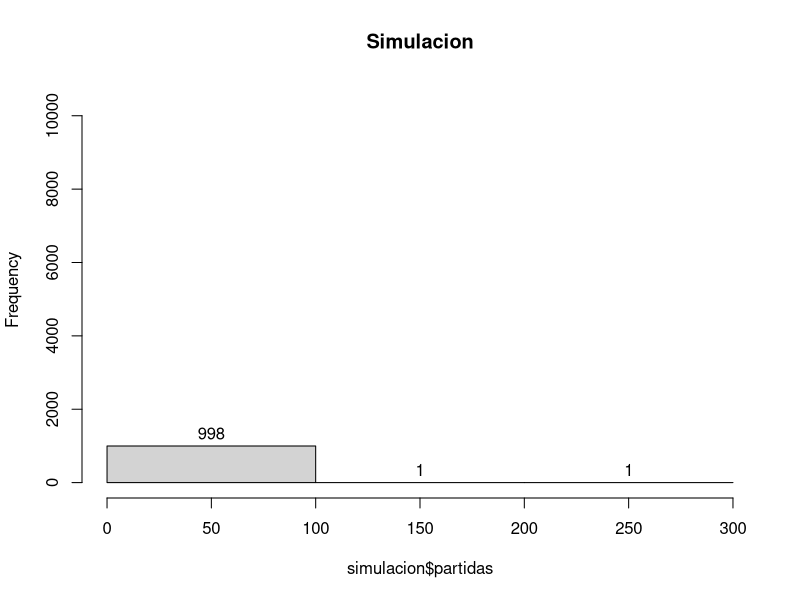

Write R code to recreate this figure.
N<-1000
#simulaciones
xt<- 110
# Dinero Objetivo
simulacion <- data.frame(partidas= integer(0), resultado= integer(0), ganadas=integer(0))



for (i in 1:N){
x0<-100 #dinero inicial
apu<-17 # dinero que apostamos por partida
g<-1
p<-1
j<-1
    while(x0>0 & x0<xt){
        resultado<-runif(1,0,1)
        
        if(x0<apu){apu = x0}
        if(resultado>=(18/37)){
        x0<-x0+apu
        g<-g+1
        apu <- 1
        }else{
        x0<-x0-apu
        apu<-apu*2
        p<-p+1
        }
j<-j+1
}
simulacion[i,1]<-j
simulacion[i,2]<-x0
simulacion[i,3]<-g
simulacion[i,4]<-p
}

simulacion

head(simulacion)
mean(simulacion$partidas)
max(simulacion$partidas)
summary(simulacion)
hist(simulacion$partidas, labels=TRUE, ylim=c(0,10500), nclass=3, main="Simulacion")
